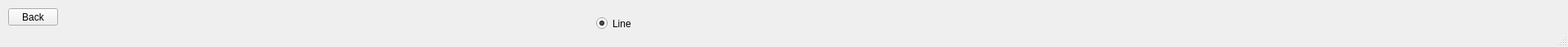
<?xml version="1.0" encoding="UTF-8"?>
<ui version="4.0">
 <class>MainWindow</class>
 <widget class="QMainWindow" name="MainWindow">
  <property name="geometry">
   <rect>
    <x>0</x>
    <y>0</y>
    <width>1920</width>
    <height>57</height>
   </rect>
  </property>
  <property name="windowTitle">
   <string>MainWindow</string>
  </property>
  <widget class="QWidget" name="centralwidget">
   <widget class="QLabel" name="stock_info_label">
    <property name="geometry">
     <rect>
      <x>160</x>
      <y>30</y>
      <width>391</width>
      <height>41</height>
     </rect>
    </property>
    <property name="text">
     <string>TextLabel</string>
    </property>
   </widget>
   <widget class="QPushButton" name="back_button">
    <property name="geometry">
     <rect>
      <x>10</x>
      <y>10</y>
      <width>61</width>
      <height>21</height>
     </rect>
    </property>
    <property name="text">
     <string>Back</string>
    </property>
   </widget>
   <widget class="QWidget" name="verticalLayoutWidget">
    <property name="geometry">
     <rect>
      <x>0</x>
      <y>90</y>
      <width>1911</width>
      <height>931</height>
     </rect>
    </property>
    <layout class="QVBoxLayout" name="vlayout"/>
   </widget>
   <widget class="QRadioButton" name="line_plot_button">
    <property name="geometry">
     <rect>
      <x>730</x>
      <y>20</y>
      <width>82</width>
      <height>17</height>
     </rect>
    </property>
    <property name="text">
     <string>Line</string>
    </property>
    <property name="checked">
     <bool>true</bool>
    </property>
   </widget>
   <widget class="QRadioButton" name="candlestick_plot_button">
    <property name="geometry">
     <rect>
      <x>730</x>
      <y>40</y>
      <width>82</width>
      <height>17</height>
     </rect>
    </property>
    <property name="text">
     <string>Candlestick</string>
    </property>
   </widget>
   <widget class="QRadioButton" name="cumulative_returns_plot_button">
    <property name="geometry">
     <rect>
      <x>730</x>
      <y>60</y>
      <width>121</width>
      <height>17</height>
     </rect>
    </property>
    <property name="text">
     <string>Cumulative returns</string>
    </property>
   </widget>
  </widget>
  <widget class="QMenuBar" name="menubar">
   <property name="geometry">
    <rect>
     <x>0</x>
     <y>0</y>
     <width>1920</width>
     <height>21</height>
    </rect>
   </property>
  </widget>
  <widget class="QStatusBar" name="statusbar"/>
 </widget>
 <resources/>
 <connections/>
</ui>
